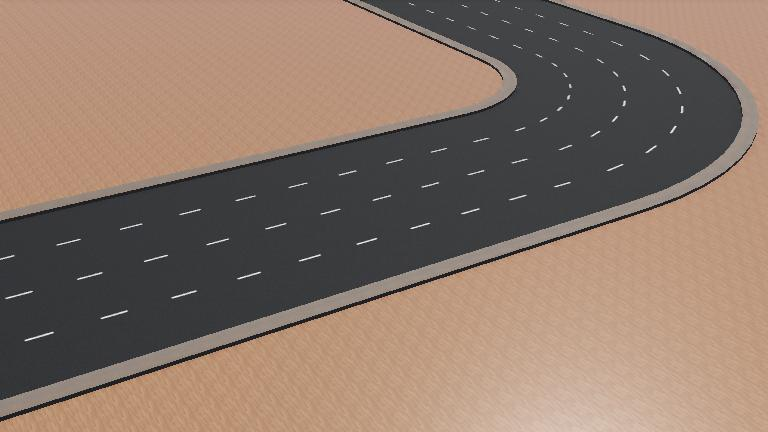
#> input picture worlds/.DriveMindAI_Sim.jpg, 768 x 432 px
$ python -i lane_detection.py   (imports and definitions only)
#> lines starting #> are read from the running program, lines starting #| are printed output that depends on the picture; after the words box and inside, x2 and y2 are one past the last pixel; in counts of white or black regions, pixels touching at a corner belong together
#> further down, picture is the input picture: shape (432, 768, 3); mean B, G, R 103.9, 117.3, 137.8
import cv2
import numpy as np


class LaneDetector:

    def __init__(self):

        self.prev_lane_center = None

    def smooth_value(

        self,

        previous,

        current,

        alpha=0.85
    ):

        if previous is None:

            return current

        return int(

            previous * alpha +

            current * (1 - alpha)
        )

    def detect(self, frame):

        image = frame.copy()

        gray = cv2.cvtColor(

            image,

            cv2.COLOR_BGR2GRAY
        )
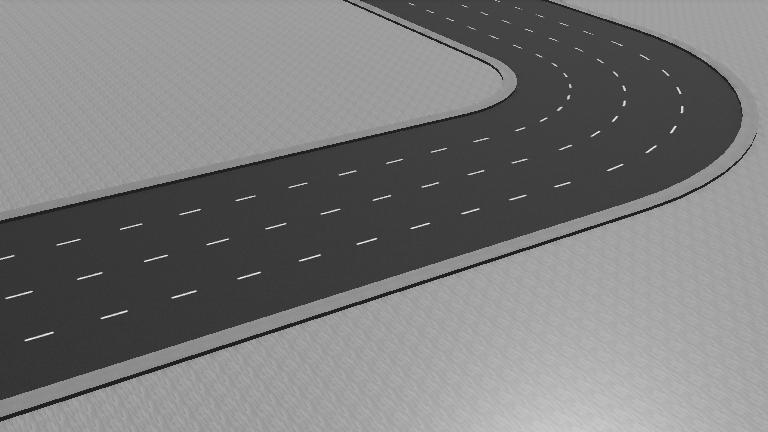
#> gray: shape (432, 768); min 2, max 255, mean 121.9

        blur = cv2.GaussianBlur(

            gray,

            (5, 5),

            0
        )

        edges = cv2.Canny(

            blur,

            50,

            150
        )
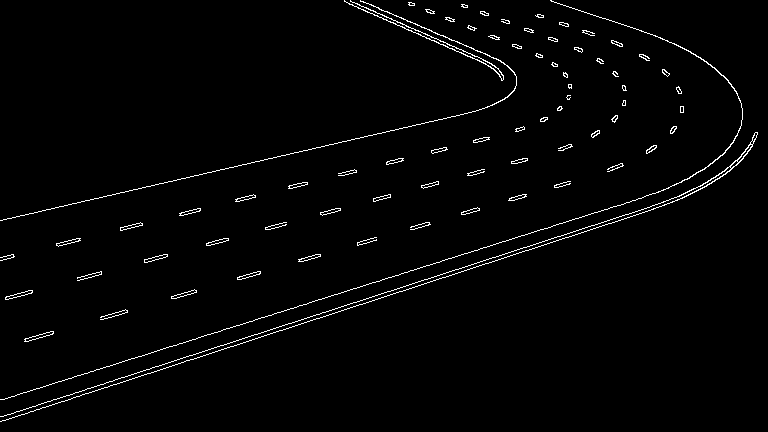
#> edges: shape (432, 768); 1.8% white in thin lines or dots

        height, width = edges.shape
#> height = 432; width = 768

        # =========================
        # ROI
        # =========================

        mask = np.zeros_like(edges)

        polygon = np.array([[

            (0, height),

            (width, height),

            (width, int(height * 0.60)),

            (0, int(height * 0.60))

        ]])

        cv2.fillPoly(

            mask,

            polygon,

            255
        )
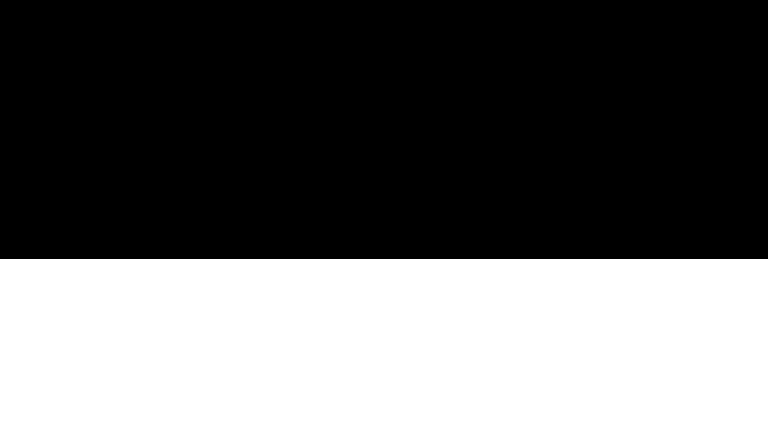
#> mask: shape (432, 768); 40% white; 1 white region, box (x1, y1, x2, y2) and area: (0, 259, 768, 432) 132864

        masked = cv2.bitwise_and(
            edges,
            mask
        )
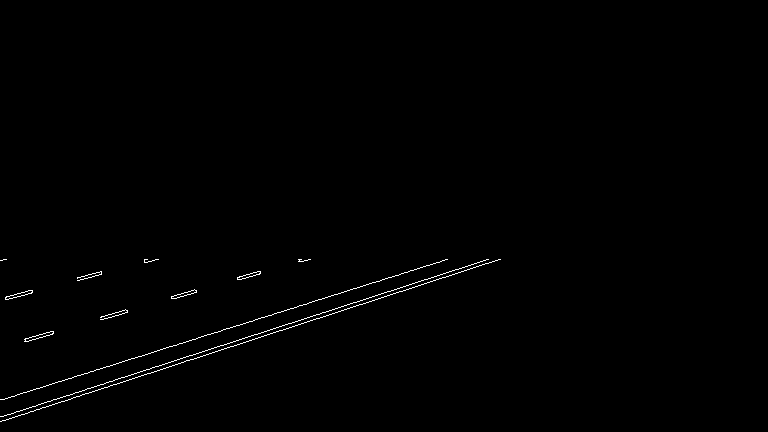
#> masked: shape (432, 768); 0.55% white in thin lines or dots, all inside (x1, y1, x2, y2) = (0, 259, 501, 422)

        # =========================
        # LINES
        # =========================

        lines = cv2.HoughLinesP(

            masked,

            1,

            np.pi / 180,

            threshold=50,

            minLineLength=80,

            maxLineGap=50
        )
#> lines = [[2, 416, 488, 259], [0, 421, 500, 259], [141, 356, 353, 288], [4, 399, 207, 334], [25, 338, 301, 259], [271, 315, 445, 259], [24, 341, 310, 259], [5, 297, 147, 259]]

        left_x = []
        right_x = []

        if lines is not None:

            for line in lines:

                x1, y1, x2, y2 = line[0]

                slope = (

                    (y2 - y1)

                    /

                    (x2 - x1 + 1e-5)
                )

                # Ignore horizontal lines

                if abs(slope) < 0.5:

                    continue

                if slope < 0:

                    left_x.append(x1)

                else:

                    right_x.append(x1)

                cv2.line(

                    image,

                    (x1, y1),

                    (x2, y2),

                    (0, 255, 0),

                    5
                )
#> this loop made 8 passes
#> (x1, y1, x2, y2, slope) on passes 1 to 8: (2, 416, 488, 259, -0.323), (0, 421, 500, 259, -0.324), (141, 356, 353, 288, -0.321), (4, 399, 207, 334, -0.32), (25, 338, 301, 259, -0.286), (271, 315, 445, 259, -0.322), (24, 341, 310, 259, -0.287), (5, 297, 147, 259, -0.268)
#> after the loop, left_x = []; right_x = []

        # =========================
        # LANE CENTER
        # =========================

        frame_center = width // 2
#> frame_center = 384

        lane_center = frame_center
#> lane_center = 384

        if left_x and right_x:

            left_avg = int(np.mean(left_x))

            right_avg = int(np.mean(right_x))

            lane_center = (
                left_avg + right_avg
            ) // 2

            lane_center = self.smooth_value(

                self.prev_lane_center,

                lane_center
            )

            self.prev_lane_center = lane_center

        offset = (
            frame_center - lane_center
        )
#> offset = 0

        # =========================
        # CENTER VISUALIZATION
        # =========================

        cv2.line(

            image,

            (frame_center, height),

            (frame_center, height - 200),

            (255, 0, 0),

            5
        )

        cv2.line(

            image,

            (lane_center, height),

            (lane_center, height - 200),

            (0, 255, 255),

            5
        )
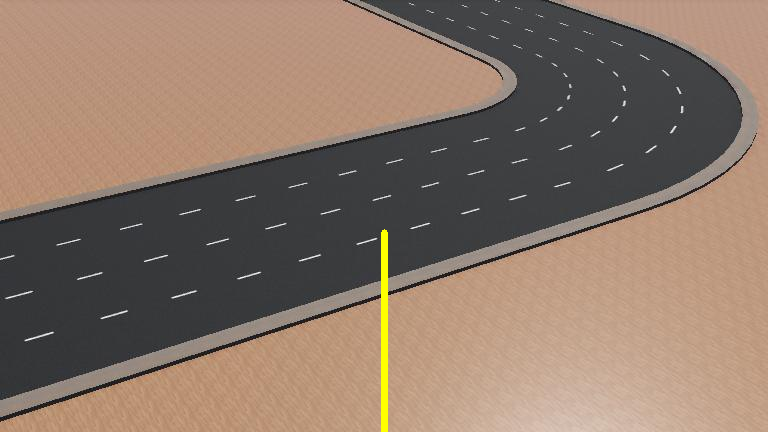
#> image: shape (432, 768, 3); mean B, G, R 103.4, 117.8, 138.2

        # =========================
        # STATUS
        # =========================

        if abs(offset) > 80:

            status = "LANE WARNING"

            color = (0, 0, 255)

        else:

            status = "LANE TRACKING"

            color = (0, 255, 0)

        return (

            image,

            lane_center,

            offset,

            status,

            color
        )

>>> import cv2
>>> picture = cv2.imread('../worlds/.DriveMindAI_Sim.jpg')
>>> result = LaneDetector().detect(picture)
#> result = 5 items
